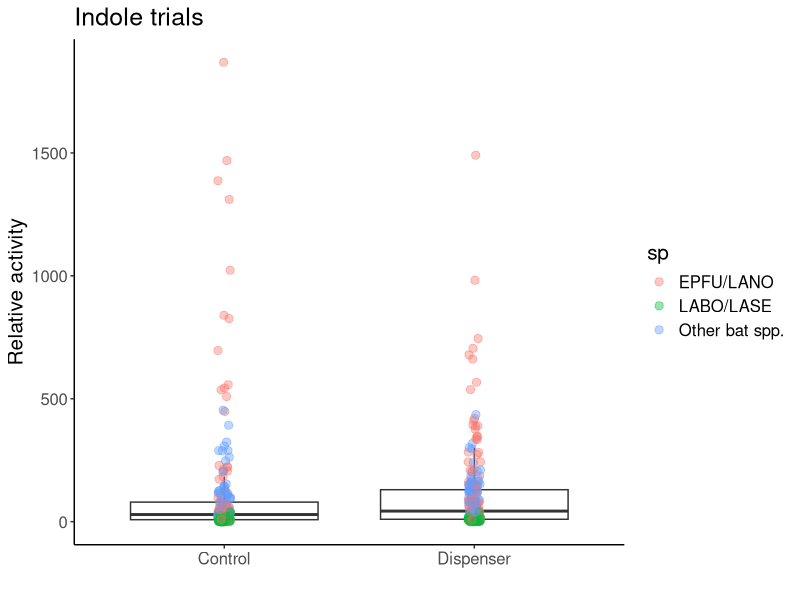
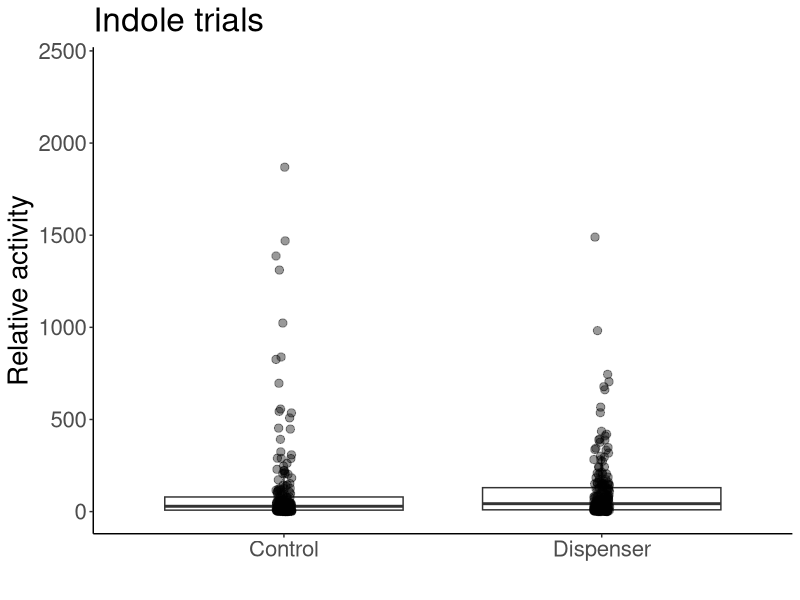
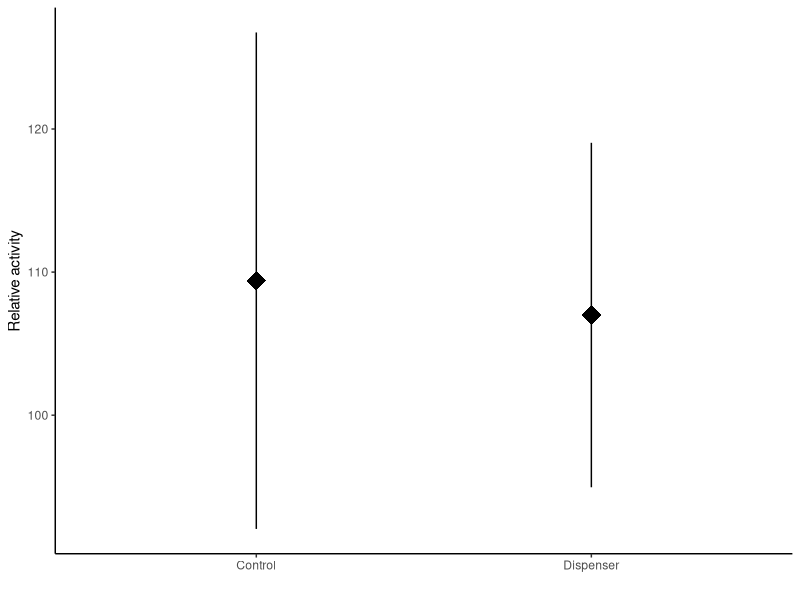
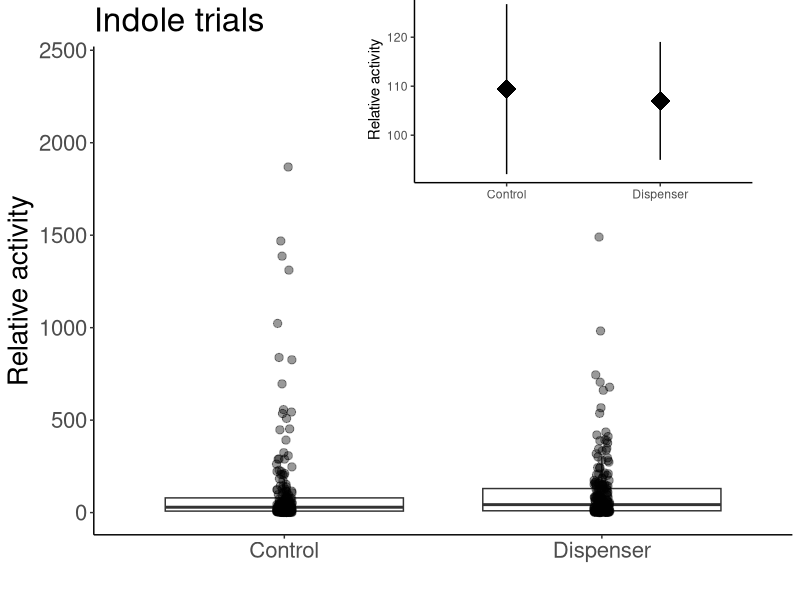
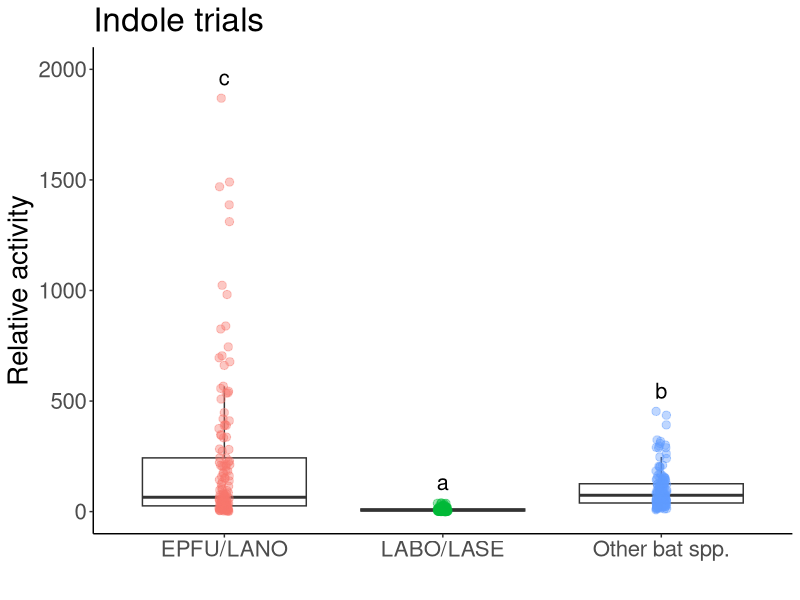
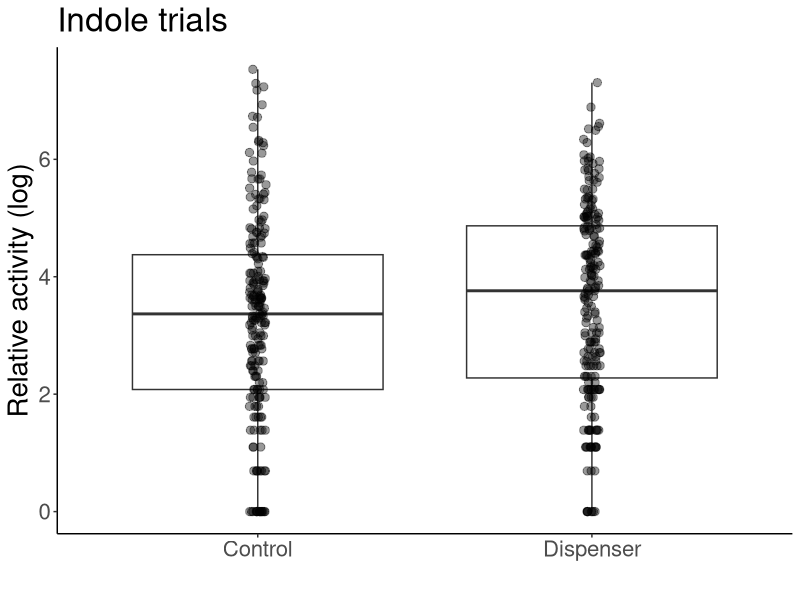
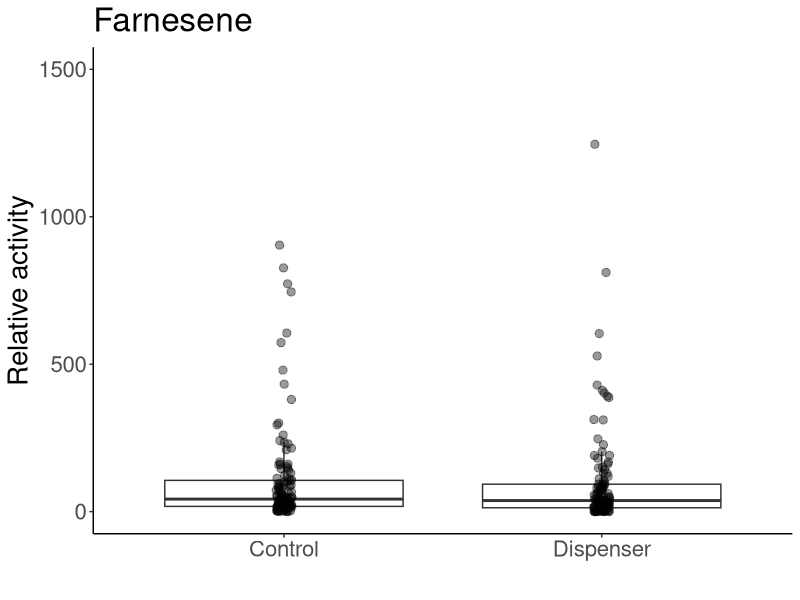
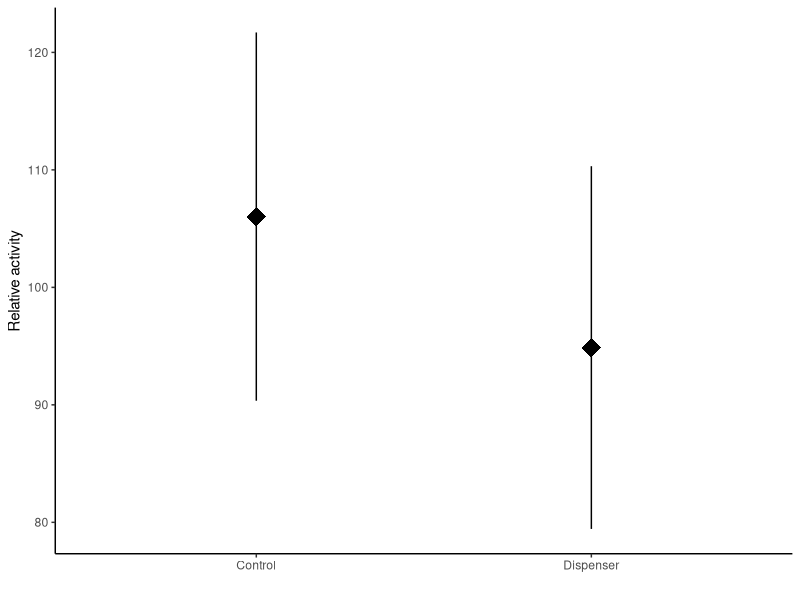

These charts were generated, in order, by the following R code:
#Load libraries
library(ggplot2)
library(lme4)
library(viridis)
library(car)
library(emmeans)
library(multcomp)
library(dplyr)
library(plyr)
library(tidyr)
library(cowplot)

# Indole data import and cleaning ------------------------------------------------

#SUMMARY DATA----
indole <- read.csv(file="Maynard_etal_indole_sum.csv",head=TRUE)
indole[, 3:11][is.na(indole[, 3:11])] <- 0

##Gathering data — compounds from col to rows
indole1<-indole %>% gather(sp, activity, EPTFUS:NOID)
indole1$sp<-as.factor(indole1$sp)
levels(indole1$sp)
indole1<-aggregate(activity ~ treatment + sp + jdate + site, dat=indole1, FUN=sum)

##GROUPING SPECIES----
{indole2<-indole1
indole2$sp=as.character(indole2$sp)
indole2$sp[indole2$sp=="EPTFUS"]="EPFU/LANO"
indole2$sp[indole2$sp=="LASNOC"]="EPFU/LANO"
indole2$sp[indole2$sp=="LASBOR"]="LABO/LASE"
indole2$sp[indole2$sp=="LASSEM"]="LABO/LASE"
indole2$sp[indole2$sp=="LASCIN"]="Other bat spp."
indole2$sp[indole2$sp=="MYOLUC"]="Other bat spp."
indole2$sp[indole2$sp=="PERSUB"]="Other bat spp."
indole2$sp[indole2$sp=="NOID"]="Other bat spp."
indole2$sp[indole2$sp=="NYCHUM"]="Other bat spp."
}

indole3<-aggregate(activity ~ treatment + sp + jdate + site, dat=indole2, FUN=sum)
indole3$log.act<-log(indole3$activity)
indole3$log.act[which(!is.finite(indole3$log.act))] <- 0

#indole3<-indole3[order(indole3$sp),]

test.i<-glmer(activity~treatment*sp+(1|jdate), dat = indole3,family=poisson)
summary(test.i)
shapiro.test(resid(test.i))#non-normal

#Test for overdispersion function
overdisp_fun <- function(model) {
	rdf <- df.residual(model)
	rp <- residuals(model,type="pearson")
	Pearson.chisq <- sum(rp^2)
	prat <- Pearson.chisq/rdf
	pval <- pchisq(Pearson.chisq, df=rdf, lower.tail=FALSE)
	c(chisq=Pearson.chisq,ratio=prat,rdf=rdf,p=pval)
}

overdisp_fun(test.i)#overdispersed

mod.i<-glmer.nb(activity~treatment*sp+(1|jdate), dat = indole3)
Anova(mod.i)
#treatment chi=1.2276 p=0.2679, sp chi=583.6039 p<0.0001, interaxn chi=0.6611 p=0.7185

#contrasts
i1<-emmeans(mod.i,pairwise~sp, type="response")
cld(i1$emmeans,  Letters ='abcde')
#LABO/LASE a, Other b, EPFU/LANO c

indole.tab <- ddply(indole3, c("sp"), summarise,
					N    = length(activity),
					mean = mean(activity),
					sd   = sd(activity),
					se   = sd / sqrt(N))
indole.tab
#(EPFU/LANO-Other)/other
(214.517730-101.0638)/101.0638
#1.12, EPFU/LANO were 114% more active than Other spp.

#(EPFU/LANO-LABO)/LABO
(214.517730-8.943262)/8.943262
#22.9865, EPFU/LANO were 1467% more active than LABO/LASE

indole.n <- ddply(indole3, c("site"), summarise,
					N    = length(activity),
					mean = mean(activity),
					sd   = sd(activity),
					se   = sd / sqrt(N))
indole.n

indole.tab.treat <- ddply(indole3, c("treatment"), summarise,
					N    = length(activity),
					mean = mean(activity),
					sd   = sd(activity),
					se   = sd / sqrt(N))
indole.tab.treat

#full plot, grouped by species
ggplot(data=indole3, aes(x=treatment, y=activity))+ 
	geom_boxplot(outlier.shape = NA)+
	geom_point(position=position_jitter(width = 0.025), alpha=0.4, size=2.5, aes(color=sp))+
	theme_classic()+
	labs(x=" ", y="Relative activity",
		 title = "Indole trials")+
	theme(text = element_text(size=15))

#full plot, with boxplots
indole.plot1<-ggplot(data=indole3, aes(x=treatment, y=activity))+ 
	geom_boxplot(outlier.shape = NA)+
	geom_point(position=position_jitter(width = 0.025), alpha=0.4, size=2.5)+
	theme_classic()+
	labs(x=" ", y="Relative activity",
		 title = "Indole trials")+
	theme(text = element_text(size=20))+
	scale_y_continuous(limits = c(0,2400))
indole.plot1

#small plot (means and SEs)
indole.small<-ggplot(data=indole3, aes(x=treatment, y=activity))+ 
	theme_classic()+
	labs(x=" ", y="Relative activity")+
	stat_summary(fun.data = "mean_se", size=1.5, shape="diamond")
indole.small

#plots with inlay
indole.with.inset <-
	ggdraw() +
	draw_plot(indole.plot1) +
	draw_plot(indole.small, x = 0.45, y = .62, width = .5, height = .4)
indole.with.inset

#save plot
ggsave(filename = "indole.png", 
	   plot = indole.with.inset,
	   width = 17, 
	   height = 12,
	   units = "cm",
	   dpi = 300)

#species plot
ggplot(data=indole3, aes(x=sp, y=activity))+ 
	geom_boxplot(outlier.shape = NA)+
	geom_point(position=position_jitter(width = 0.025), alpha=0.4, size=2.5, aes(color=sp))+
	theme_classic()+
	labs(x=" ", y="Relative activity", title="Indole trials")+
	theme(text = element_text(size=20), legend.position = "none")+
	stat_summary(geom = 'text', label = c("c","a","b"),
				 fun = max, vjust = -0.8, size=5.5)+
	scale_y_continuous(limits = c(0,2000))

#log-transformed full plot
indole.plot.log<-ggplot(data=indole3, aes(x=treatment, y=log.act))+ 
	geom_boxplot(outlier.shape = NA)+
	geom_point(position=position_jitter(width = 0.025), alpha=0.4, size=2.5)+
	theme_classic()+
	labs(x=" ", y="Relative activity (log)",
		 title = "Indole trials")+
	theme(text = element_text(size=20))
indole.plot.log



##FARNESENE TRIALS----
# Farnesene data import and cleaning ------------------------------------------------

#SUMMARY DATA----
farn <- read.csv(file="Maynard_etal_farnesene_sum.csv",head=TRUE)
farn[, 3:11][is.na(farn[, 3:11])] <- 0

##Gathering data — compounds from col to rows
farn1<-farn %>% gather(sp, activity, EPTFUS:NOID)
farn1$sp<-as.factor(farn1$sp)
levels(farn1$sp)
farn1<-aggregate(activity ~ treatment + sp + jdate + site, dat=farn1, FUN=sum)

##GROUPING SPECIES----
{farn2<-farn1
farn2$sp=as.character(farn2$sp)
farn2$sp[farn2$sp=="EPTFUS"]="EPFU/LANO"
farn2$sp[farn2$sp=="LASNOC"]="EPFU/LANO"
farn2$sp[farn2$sp=="LASBOR"]="LABO/LASE"
farn2$sp[farn2$sp=="LASSEM"]="LABO/LASE"
farn2$sp[farn2$sp=="LASCIN"]="Other bat spp."
farn2$sp[farn2$sp=="MYOLUC"]="Other bat spp."
farn2$sp[farn2$sp=="PERSUB"]="Other bat spp."
farn2$sp[farn2$sp=="NOID"]="Other bat spp."
farn2$sp[farn2$sp=="NYCHUM"]="Other bat spp."
}

farn3<-aggregate(activity ~ treatment + sp + jdate + site, dat=farn2, FUN=sum)
farn3$log.act<-log(farn3$activity)
farn3$log.act[which(!is.finite(farn3$log.act))] <- 0

test.f<-glmer(activity~treatment*sp+(1|jdate), dat = farn3,family=poisson)
summary(test.f)
shapiro.test(resid(test.f))#non-normal, overdispersed

overdisp_fun(test.f)#overdispersed

mod.f<-glmer.nb(activity~treatment*sp+(1|jdate), dat = farn3)
Anova(mod.f)
#treatment chi=2.0996 p=0.1473, sp chi=87.0666 p<2e-16, interaxn chi=2.6110  p=0.2710

#contrasts
f1<-emmeans(mod.f,pairwise~sp, type="response")
cld(f1$emmeans,  Letters ='abcde')
#LABO=A, EPFU=B, Other=C


farn.tab <- ddply(farn3, c("sp"), summarise,
					N    = length(activity),
					mean = mean(activity),
					sd   = sd(activity),
					se   = sd / sqrt(N))
farn.tab
#(Other-EPFU/LANO)/EPFU/LANO
(152.81250-122.0750)/122.0750
#.25

#(Other-LABO)/LABO
(152.81250-26.4625)/26.4625
#4.77

farn.n <- ddply(farn3, c("site"), summarise,
				  N    = length(activity),
				  mean = mean(activity),
				  sd   = sd(activity),
				  se   = sd / sqrt(N))
farn.n
#N=24/3 species=8 nights total,2 treatments at 10 sites, N=40

#main graph (boxplots w/ data points)
farn.plot1<-ggplot(data=farn3, aes(x=treatment, y=activity))+ 
	geom_boxplot(outlier.shape = NA)+
	geom_point(position=position_jitter(width = 0.025), alpha=0.4, size=2.5)+
	theme_classic()+
	labs(x=" ", y="Relative activity",
		 title = "Farnesene")+
	theme(text = element_text(size=20))+
	scale_y_continuous(limits = c(0,1500))
farn.plot1

#small graph (means and SEs)
farn.small<-ggplot(data=farn3, aes(x=treatment, y=activity))+ 
	theme_classic()+
	labs(x=" ", y="Relative activity")+
	stat_summary(fun.data = "mean_se", size=1.5, shape="diamond")
farn.small

#plot with inlay
farn.with.inset <-
	ggdraw() +
	draw_plot(farn.plot1) +
	draw_plot(farn.small, x = 0.45, y = .6, width = .5, height = .4)
farn.with.inset

#save plot
ggsave(filename = "farnesene.png", 
	   plot = farn.with.inset,
	   width = 17, 
	   height = 12,
	   units = "cm",
	   dpi = 300)

#species plot
ggplot(data=farn3, aes(x=sp, y=activity))+ 
	geom_boxplot(outlier.shape = NA)+
	geom_point(position=position_jitter(width = 0.025), alpha=0.4, size=2.5, aes(color=sp))+
	theme_classic()+
	labs(x=" ", y="Relative activity", title="Farnesene trials")+
	theme(text = element_text(size=20), legend.position = "none")+
	stat_summary(geom = 'text', label = c("b","a","c"),
				 fun = max, vjust = -0.8, size=5.5)+
	scale_y_continuous(limits = c(0,1400))

#log-transformed plot, main graph
farn.plot.log<-ggplot(data=farn3, aes(x=treatment, y=log.act))+ 
	geom_boxplot(outlier.shape = NA)+
	geom_point(position=position_jitter(width = 0.025), alpha=0.4, size=2.5)+
	theme_classic()+
	labs(x=" ", y="Relative activity (log)",
		 title = "Farnesene")+
	theme(text = element_text(size=20))
farn.plot.log

##COMBINING INDOLE AND FARNESENE TRIALS----
indole3$compound<-NA
indole3$compound<-"indole"

farn3$compound<-NA
farn3$compound<-"farnesene"

dis.all <- rbind(farn3, indole3)

#exclude treatment trials
dis.all.control<-dis.all[dis.all$treatment != "Dispenser", ]  

q1<-glmer.nb(activity~sp+(1|site), data = dis.all.control)
Anova(q1)

#contrasts
q1c<-emmeans(q1,pairwise~sp, type="response")
cld(q1c$emmeans,  Letters ='abcde')
#LABO=A, EPFU=B, Other=B

q1.tab <- ddply(dis.all.control, c("sp"), summarise,
				  N    = length(activity),
				  mean = mean(activity),
				  sd   = sd(activity),
				  se   = sd / sqrt(N))
q1.tab
#(EPFU/LANO-LABO)/LABO
(192.12844-14.80734)/14.80734
#11.98

#(Other-LABO)/LABO
(117.55046-14.80734)/14.80734
#6.94

#species plot
ggplot(data=dis.all.control, aes(x=sp, y=activity))+ 
	geom_boxplot(outlier.shape = NA)+
	geom_point(position=position_jitter(width = 0.025), alpha=0.4, size=2.5, aes(color=sp))+
	theme_classic()+
	labs(x=" ", y="Relative activity", title="All control trials")+
	theme(text = element_text(size=20), legend.position = "none")+
	stat_summary(geom = 'text', label = c("b","a","b"),
				 fun = max, vjust = -0.8, size=5.5)+
	scale_y_continuous(limits = c(0,2000))

###BIG BROWN DATA----
##INDOLE BIG BROWN ONLY----
brown.ind <- indole2[which(indole2$sp== 'EPFU/LANO'),]

test3.ind<-glmer(activity~treatment+(1|jdate), dat = brown.ind,family=poisson)
shapiro.test(resid(test3.ind))#normal
summary(test3.ind)#not normal

mod.brown.ind<-glmer.nb(activity~treatment+(1|jdate), dat = brown.ind)
Anova(mod.brown.ind)
#treatment p=0.38

ggplot(data=brown.ind, aes(x=treatment, y=activity))+ 
	geom_boxplot(outlier.shape = NA)+
	geom_point(position=position_jitter(width = 0.025), alpha=0.4, size=2.5)+
	stat_summary(fun.data = "mean_se", colour="red", size=1.5, shape="diamond")+
	theme_classic()+
	labs(x=" ", y="Relative activity",
		 title = "EPFU/LANO only, indole trials")+
	theme(text = element_text(size=15), legend.title = )+
	scale_color_viridis(discrete = T, option = "D")

ggplot(data=brown.ind, aes(x=treatment, y=activity))+ 
	theme_classic()+
	labs(x=" ", y="Relative activity",
		 title = "EPFU/LANO only, indole trials")+
	stat_summary(fun.data = "mean_se", size=1.5, shape="diamond")

##farn BIG BROWN ONLY----
brown.farn <- farn2[which(farn2$sp== 'EPFU/LANO'),]

test3.farn<-glmer(activity~treatment+(1|jdate), dat = brown.farn,family=poisson)
shapiro.test(resid(test3.farn))#normal
summary(test3.farn)#not normal

mod.brown.farn<-glmer.nb(activity~treatment+(1|jdate), dat = brown.farn)
Anova(mod.brown.farn)
#treatment p=0.17

ggplot(data=brown.farn, aes(x=treatment, y=activity))+ 
	geom_boxplot(outlier.shape = NA)+
	geom_point(position=position_jitter(width = 0.025), alpha=0.4, size=2.5)+
	stat_summary(fun.data = "mean_se", colour="red", size=1.5, shape="diamond")+
	theme_classic()+
	labs(x=" ", y="Relative activity",
		 title = "EPFU/LANO only, Farnesene trials")+
	theme(text = element_text(size=15), legend.title = )+
	scale_color_viridis(discrete = T, option = "D")

ggplot(data=brown.farn, aes(x=treatment, y=activity))+ 
	theme_classic()+
	labs(x=" ", y="Relative activity",
		 title = "EPFU/LANO only, Farnesene trials")+
	stat_summary(fun.data = "mean_se", size=1.5, shape="diamond")
